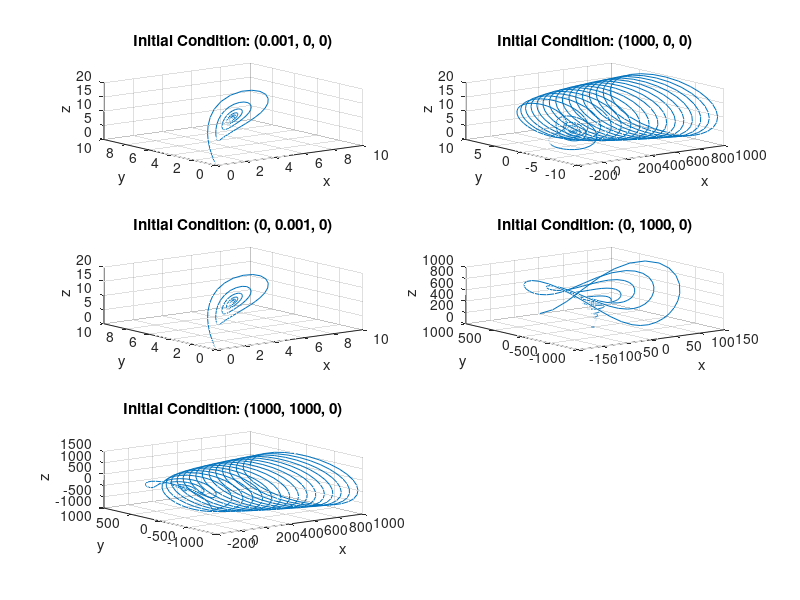

MATLAB code to generate this figure:
% 定义参数
sigma = 10;
% rho = 28;
rho = 10;
beta = 8/3;

% 定义ODE函数
lorenz = @(t, xyz) [sigma * (xyz(2) - xyz(1)); ...
                    rho * xyz(1) - xyz(2) - xyz(1) * xyz(3); ...
                    xyz(1) * xyz(2) - beta * xyz(3)];

% 设置初始条件
initial_conditions = [1e-3 0 0; ...
                      1e3 0 0; ...
                      0 1e-3 0; ...
                      0 1e3 0; ...
                      1e3 1e3 0];

% 设置时间范围
tspan = [0 50];

% 计算并绘制结果
figure;
for i = 1:size(initial_conditions, 1)
    [t, xyz] = ode45(lorenz, tspan, initial_conditions(i,:));
    subplot(3,2,i);
    plot3(xyz(:,1), xyz(:,2), xyz(:,3));
    title(['Initial Condition: (', ...
        num2str(initial_conditions(i,1)), ', ', ...
        num2str(initial_conditions(i,2)), ', ', ...
        num2str(initial_conditions(i,3)), ')']);
    xlabel('x');
    ylabel('y');
    zlabel('z');
    grid on;
end
